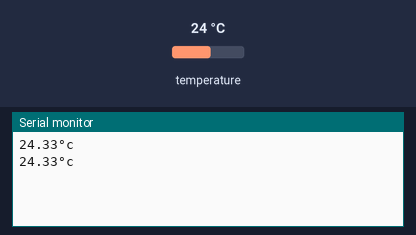
A sketch run on a simulated Raspberry Pi Pico. Parts: the last lines printed to the serial monitor. The test bench sets the inputs (shaded band); at power-on: temperature 24 °C.

Above: at 2.8 s.
2.9 s: temperature set to 12 °C
At 5.2 s:
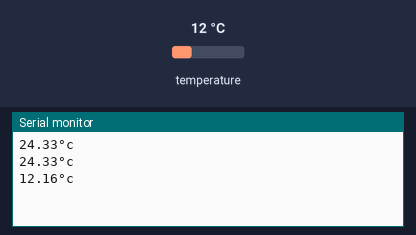
5.6 s: temperature set to 19 °C
At 7.0 s:
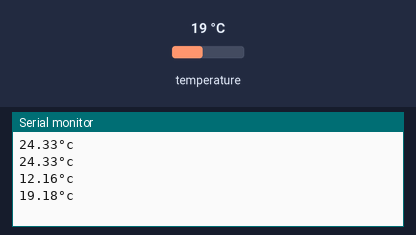
Timing chart, 0 to 8.6 s (numbered marks = the images above; inputs shaded):
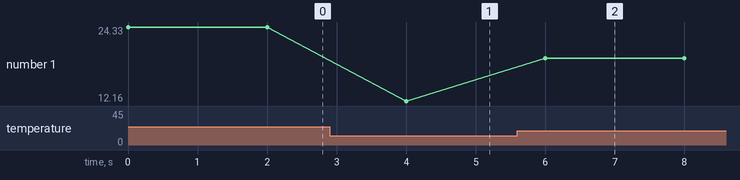

Measured:
- after the input at 2.9 s, the serial monitor: prints a new line after 1.1 s (image 1)
- after the input at 5.6 s, the serial monitor: prints a new line after 0.40 s (image 2)
- plotted number 1: 24.33 → 12.16 after the input at 2.9 s, 12.16 → 19.18 after the input at 5.6 s

The sketch:

temperature.ino
```cpp
#include <pico/stdlib.h>
#include <hardware/adc.h>

void setup() {
  // initialize serial communication
  Serial.begin(115200);
  //initialize ADC
  adc_init();
  //enable temperature sensor
  adc_set_temp_sensor_enabled(true);
}

void loop() {
  // select ADC input 4
adc_select_input(4);

//perform an ADC conversation
uint16_t result = adc_read();

//calculate voltage from ADC result
float voltage = result*(3.3f/4096);

//calculate temperature using the formula for RP2040
float temperature = 27 - (voltage - 0.706) / 0.001721;

//print the temperature to serial monitor
Serial.print(temperature);
Serial.print("°c\n");

// delay 2 seconds
delay(2000);
}
```
